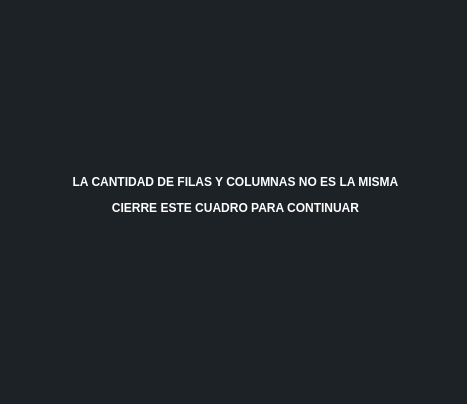
<?xml version="1.0" encoding="UTF-8"?>
<ui version="4.0">
 <class>Form_error1</class>
 <widget class="QWidget" name="Form_error1">
  <property name="geometry">
   <rect>
    <x>0</x>
    <y>0</y>
    <width>467</width>
    <height>404</height>
   </rect>
  </property>
  <property name="windowTitle">
   <string>Form</string>
  </property>
  <property name="styleSheet">
   <string notr="true">background-color: rgb(29, 34, 38);</string>
  </property>
  <widget class="QLabel" name="label_error1">
   <property name="geometry">
    <rect>
     <x>20</x>
     <y>140</y>
     <width>431</width>
     <height>111</height>
    </rect>
   </property>
   <property name="text">
    <string>&lt;html&gt;&lt;head/&gt;&lt;body&gt;&lt;p align=&quot;center&quot;&gt;&lt;span style=&quot; font-weight:700; color:#ffffff;&quot;&gt;LA CANTIDAD DE FILAS Y COLUMNAS NO ES LA MISMA&lt;/span&gt;&lt;/p&gt;&lt;p align=&quot;center&quot;&gt;&lt;span style=&quot; font-weight:700; color:#ffffff;&quot;&gt;CIERRE ESTE CUADRO PARA CONTINUAR&lt;/span&gt;&lt;/p&gt;&lt;/body&gt;&lt;/html&gt;</string>
   </property>
  </widget>
 </widget>
 <resources/>
 <connections/>
</ui>
